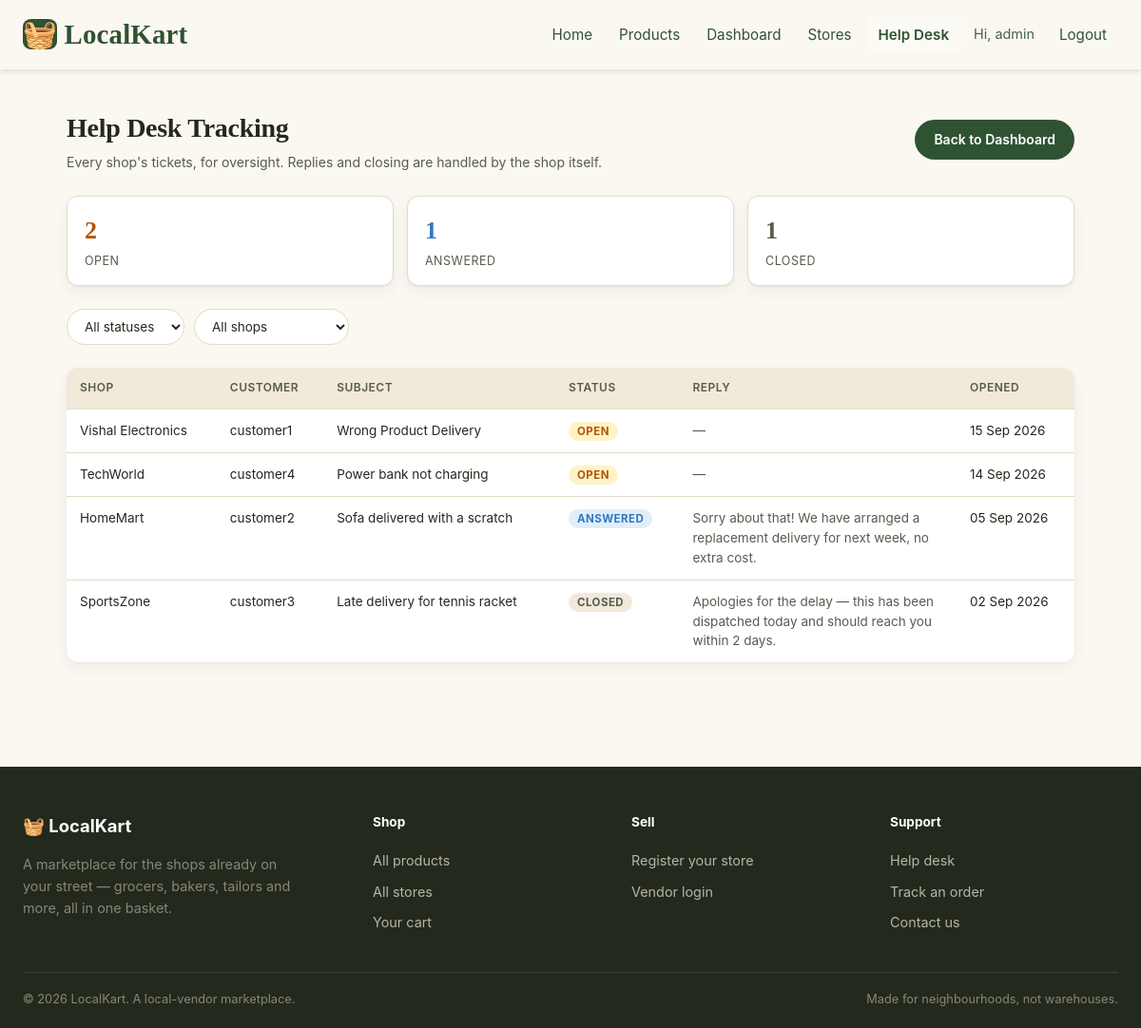
Screenshot of /admin_helpdesk.php (signed in) with the database file from the repository.
### tables this page shows
CREATE TABLE IF NOT EXISTS helpdesk (
    id INT AUTO_INCREMENT PRIMARY KEY,
    user_id INT NOT NULL,
    vendor_id INT NOT NULL,
    subject VARCHAR(150) NOT NULL,
    message TEXT NOT NULL,
    response TEXT,
    status ENUM('open', 'answered', 'closed') DEFAULT 'open',
    created_at TIMESTAMP DEFAULT CURRENT_TIMESTAMP,
    updated_at TIMESTAMP NULL,
    FOREIGN KEY (user_id) REFERENCES users(id) ON DELETE CASCADE,
    FOREIGN KEY (vendor_id) REFERENCES vendors(id) ON DELETE CASCADE
);

CREATE TABLE IF NOT EXISTS vendors (
    id INT AUTO_INCREMENT PRIMARY KEY,
    user_id INT NOT NULL,
    store_name VARCHAR(100) NOT NULL,
    address TEXT,
    verified BOOLEAN DEFAULT FALSE,
    FOREIGN KEY (user_id) REFERENCES users(id) ON DELETE CASCADE
);

CREATE TABLE IF NOT EXISTS users (
    id INT AUTO_INCREMENT PRIMARY KEY,
    username VARCHAR(50) UNIQUE NOT NULL,
    email VARCHAR(100) UNIQUE NOT NULL,
    password VARCHAR(255) NOT NULL,
    role ENUM('admin', 'shopkeeper', 'customer') NOT NULL,
    reset_token VARCHAR(64) NULL,
    reset_token_expires DATETIME NULL,
    created_at TIMESTAMP DEFAULT CURRENT_TIMESTAMP
);

### admin_helpdesk.php (the view, shortened to what this page needs)
<?php
require_once 'config.php';
$where = [];
$params = [];
$whereSql = $where ? 'WHERE ' . implode(' AND ', $where) : '';
$tickets = [];
try {
    $stmt = $pdo->prepare("
        SELECT h.*, u.username, v.store_name
        FROM helpdesk h
        JOIN users u ON h.user_id = u.id
        JOIN vendors v ON h.vendor_id = v.id
        $whereSql
        ORDER BY h.created_at DESC
    ");
    $stmt->execute($params);
    $tickets = $stmt->fetchAll(PDO::FETCH_ASSOC);
} catch (PDOException $e) {
    $error = "Unable to load tickets.";
}
$counts = ['open' => 0, 'answered' => 0, 'closed' => 0];
try {
    $stmt = $pdo->query("SELECT status, COUNT(*) AS total FROM helpdesk GROUP BY status");
    foreach ($stmt->fetchAll(PDO::FETCH_ASSOC) as $row) {
        $counts[$row['status']] = (int) $row['total'];
    }
} catch (PDOException $e) {
}
?>
<!DOCTYPE html>
<html lang="en">
<head>
</head>
<body>
    <?php include 'partials/header.php'; ?>
    <div class="container">
        <div class="page-header">
            <div>
                <h2>Help Desk Tracking</h2>
                <p>Every shop's tickets, for oversight. Replies and closing are handled by the shop itself.</p>
            </div>
            <a href="admin.php" class="btn">Back to Dashboard</a>
        </div>
        <div class="summary">
            <div class="summary-card open">
                <div class="num"><?= $counts['open'] ?></div>
                <div class="label">Open</div>
            </div>
            <div class="summary-card answered">
                <div class="num"><?= $counts['answered'] ?></div>
                <div class="label">Answered</div>
            </div>
            <div class="summary-card closed">
                <div class="num"><?= $counts['closed'] ?></div>
                <div class="label">Closed</div>
            </div>
        </div>
        <form method="GET" class="filters">
            <select name="status" onchange="this.form.submit()">
                <option value="">All statuses</option>
            </select>
            <select name="vendor" onchange="this.form.submit()">
                <option value="0">All shops</option>
            </select>
        </form>
        <table>
            <thead>
                <tr>
                    <th>Shop</th>
                    <th>Customer</th>
                    <th>Subject</th>
                    <th>Status</th>
                    <th>Reply</th>
                    <th>Opened</th>
                </tr>
            </thead>
            <tbody>
                <?php if (empty($tickets)): ?>
                    <tr class="empty-row"><td colspan="6">No tickets match this filter.</td></tr>
                <?php else: ?>
                    <?php foreach ($tickets as $ticket): ?>
                        <tr>
                            <td><?= htmlspecialchars($ticket['store_name']) ?></td>
                            <td><?= htmlspecialchars($ticket['username']) ?></td>
                            <td><?= htmlspecialchars($ticket['subject']) ?></td>
                            <td><span class="status status-<?= htmlspecialchars($ticket['status']) ?>"><?= ucfirst($ticket['status']) ?></span></td>
                            <td class="msg-cell"><?= $ticket['response'] ? htmlspecialchars($ticket['response']) : '—' ?></td>
                            <td><?= htmlspecialchars(date('d M Y', strtotime($ticket['created_at']))) ?></td>
                        </tr>
                    <?php endforeach; ?>
                <?php endif; ?>
            </tbody>
        </table>
    </div>
    <?php include 'partials/footer.php'; ?>
</body>
</html>

### admin_helpdesk.php (style rules this page uses)
:root { --paper: #FBF8F1; --paper-alt: #F1E9DA; --ink: #23291D; --ink-soft: #565C4E; --line: #E3DBC8; --moss: #2F5233; --moss-dark: #20391F; --marigold: #E7A62F; --brick: #A63D2F; --white: #FFFFFF; --radius-card: 12px; --radius-pill: 999px; --shadow-soft: 0 1px 2px rgba(35,41,29,0.06), 0 6px 16px rgba(35,41,29,0.05); }
* { box-sizing: border-box; }
body { margin: 0; background: var(--paper); color: var(--ink); font-family: 'Inter', sans-serif; line-height: 1.55; }
h1, h2, h3, h4 { font-family: 'Fraunces', serif; color: var(--ink); font-weight: 600; letter-spacing: -0.01em; }
a { color: inherit; text-decoration: none; }
p { color: var(--ink-soft); font-size: 14px; margin: 8px 0; }
.container { max-width: 1100px; margin: 0 auto; padding: 40px 20px 70px; }
.page-header { display: flex; justify-content: space-between; align-items: center; flex-wrap: wrap; gap: 16px; margin-bottom: 24px; }
.page-header h2 { font-size: 28px; margin: 0; }
.page-header p { margin: 4px 0 0; }
.btn { display: inline-flex; align-items: center; justify-content: center; background: var(--moss); color: white; border: none; cursor: pointer; font-family: inherit; font-weight: 600; font-size: 14px; padding: 10px 20px; border-radius: var(--radius-pill); transition: background .15s, box-shadow .15s; }
.summary { display: grid; grid-template-columns: repeat(3, 1fr); gap: 14px; margin-bottom: 24px; }
.summary-card { background: var(--white); border: 1px solid var(--line); border-radius: var(--radius-card); padding: 16px 18px; box-shadow: var(--shadow-soft); }
.summary-card .num { font-family: 'Fraunces', serif; font-size: 26px; font-weight: 700; }
.summary-card .label { font-size: 12.5px; color: var(--ink-soft); text-transform: uppercase; letter-spacing: 0.04em; margin-top: 2px; }
.summary-card.open .num { color: #B45309; }
.summary-card.answered .num { color: #3178C6; }
.summary-card.closed .num { color: var(--ink-soft); }
.filters { display: flex; gap: 10px; flex-wrap: wrap; margin-bottom: 24px; }
.filters select { padding: 9px 14px; border-radius: var(--radius-pill); border: 1px solid var(--line); font-family: inherit; font-size: 13.5px; background: var(--white); color: var(--ink); cursor: pointer; }
table { width: 100%; border-collapse: collapse; background: var(--white); border-radius: var(--radius-card); overflow: hidden; box-shadow: var(--shadow-soft); }
th, td { text-align: left; padding: 12px 14px; border-bottom: 1px solid var(--line); font-size: 13.5px; vertical-align: top; }
th { background: var(--paper-alt); font-weight: 600; font-size: 12px; text-transform: uppercase; letter-spacing: 0.04em; color: var(--ink-soft); }
tr:last-child td { border-bottom: none; }
.status { font-size: 11.5px; text-transform: uppercase; letter-spacing: 0.04em; padding: 3px 9px; border-radius: var(--radius-pill); font-weight: 700; white-space: nowrap; }
.status-open { background: #FEF3C7; color: #B45309; }
.status-answered { background: #E2EEF7; color: #3178C6; }
.status-closed { background: var(--paper-alt); color: var(--ink-soft); }
.msg-cell { max-width: 260px; color: var(--ink-soft); }

### rows the page displays
helpdesk: vendor.store_name "Vishal Electronics", user.username "customer1", subject "Wrong Product Delivery", status "OPEN", created_at "15 Sep 2026"
helpdesk: vendor.store_name "TechWorld", user.username "customer4", subject "Power bank not charging", status "OPEN", created_at "14 Sep 2026"
helpdesk: vendor.store_name "HomeMart", user.username "customer2", subject "Sofa delivered with a scratch", status "ANSWERED", response "Sorry about that! We have arranged a replacement delivery for next week, no extra cost.", created_at "05 Sep 2026"
helpdesk: vendor.store_name "SportsZone", user.username "customer3", subject "Late delivery for tennis racket", status "CLOSED", response "Apologies for the delay — this has been dispatched today and should reach you within 2 days.", created_at "02 Sep 2026"

### other values shown
$_SESSION['username'] "admin"
$counts['open'] "2"
$counts['answered'] "1"
$counts['closed'] "1"
